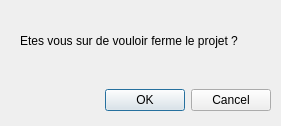
<?xml version="1.0" encoding="UTF-8"?>
<ui version="4.0">
 <class>CloseProjectDialog</class>
 <widget class="QDialog" name="CloseProjectDialog">
  <property name="geometry">
   <rect>
    <x>0</x>
    <y>0</y>
    <width>281</width>
    <height>126</height>
   </rect>
  </property>
  <property name="windowTitle">
   <string>Close Project</string>
  </property>
  <widget class="QDialogButtonBox" name="buttonBox">
   <property name="geometry">
    <rect>
     <x>40</x>
     <y>80</y>
     <width>231</width>
     <height>41</height>
    </rect>
   </property>
   <property name="orientation">
    <enum>Qt::Horizontal</enum>
   </property>
   <property name="standardButtons">
    <set>QDialogButtonBox::Cancel|QDialogButtonBox::Ok</set>
   </property>
  </widget>
  <widget class="QLabel" name="label">
   <property name="geometry">
    <rect>
     <x>20</x>
     <y>30</y>
     <width>241</width>
     <height>21</height>
    </rect>
   </property>
   <property name="text">
    <string>Etes vous sur de vouloir ferme le projet ?</string>
   </property>
  </widget>
 </widget>
 <resources/>
 <connections>
  <connection>
   <sender>buttonBox</sender>
   <signal>accepted()</signal>
   <receiver>CloseProjectDialog</receiver>
   <slot>accept()</slot>
   <hints>
    <hint type="sourcelabel">
     <x>248</x>
     <y>254</y>
    </hint>
    <hint type="destinationlabel">
     <x>157</x>
     <y>274</y>
    </hint>
   </hints>
  </connection>
  <connection>
   <sender>buttonBox</sender>
   <signal>rejected()</signal>
   <receiver>CloseProjectDialog</receiver>
   <slot>reject()</slot>
   <hints>
    <hint type="sourcelabel">
     <x>316</x>
     <y>260</y>
    </hint>
    <hint type="destinationlabel">
     <x>286</x>
     <y>274</y>
    </hint>
   </hints>
  </connection>
 </connections>
</ui>
